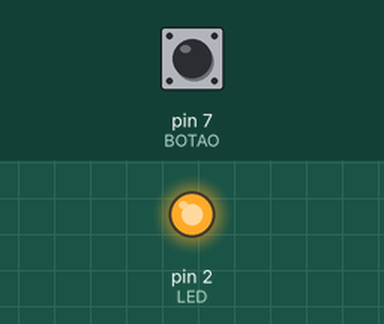
Recording of a sketch running on a simulated Arduino Uno, built with avr-gcc and run on an emulated ATmega328P. On the bench: output pins drawn as LEDs (lit = HIGH). The inputs (shaded band) are chosen by the test bench; at power-on: pin 7 (BOTAO) HIGH.

Above: at 0.8 s.
0.9 s: pin 7 (BOTAO) pulled LOW for 0.15 s
At 2.2 s:
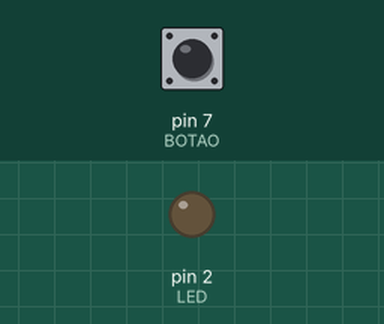
2.5 s: pin 7 (BOTAO) pulled LOW for 1 s
At 4.6 s:
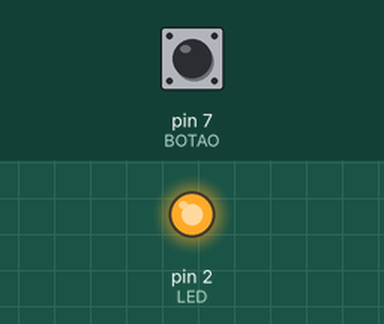
5.0 s: pin 7 (BOTAO) pulled LOW for 3.2 s
At 9.4 s:
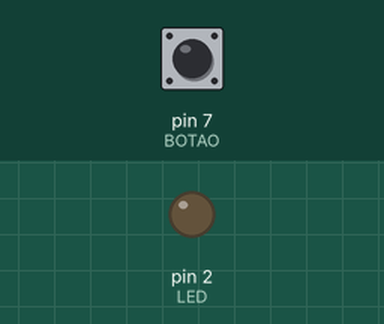
Timing chart, 0 to 10.9 s (numbered marks = the images above; inputs shaded):
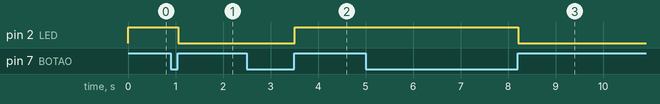

Measured:
- after the input at 0.9 s, pin 2 (LED): HIGH → LOW after 0.16 s
- after the input at 2.5 s, pin 2 (LED): LOW → HIGH after 1.0 s
- after the input at 5.0 s, pin 2 (LED): HIGH → LOW after 3.2 s

The sketch:

C.ino
```cpp
//================================================================================= //
//    LIGANDO E DESLIGANDO UM LED QUANDO UM BOTÃO É PRESSIONADO
//
//================================================================================= //
#define F_CPU 16000000UL /*define a frequência do microcontrolador 16MHz (necessário
 para usar as rotinas de atraso)*/
#include <avr/io.h>       //definições do componente especificado
#include <util/delay.h> //bibliot. para as rotinas de _delay_ms() e delay_us()

//Definições de macros - para o trabalho com os bits de uma variável
#define set_bit(Y,bit_x)(Y|=(1<<bit_x)) //ativa o bit x da variável Y (coloca em 1)
#define clr_bit(Y,bit_x)(Y&=~(1<<bit_x)) //limpa o bit x da variável Y (coloca em 0)
#define cpl_bit(Y,bit_x)(Y^=(1<<bit_x)) //troca o estado do bit x da variável Y
#define tst_bit(Y,bit_x)(Y&(1<<bit_x))   //testa o bit x da variável Y (retorna 0 ou 1)

#define LED   PD2   //LED é o substituto de PD2 na programação
#define BOTAO PD7   //BOTAO é o substituto de PD7 na programação
//------------------------------------------------------------------------------------
int main()
{
 DDRD = 0b00000100; //configura o PORTD, PD2 saída, os demais pinos entradas
 PORTD= 0b11111111; /*habilita o pull-up para o botão e apaga o LED (todas as
entradas com pull-ups habilitados)*/
 while(1) //laço infinito
 {
  if(!tst_bit(PIND,BOTAO))//se o botão for pressionado executa o if
  {
   while(!tst_bit(PIND,BOTAO)); //fica preso até soltar o botão

   _delay_ms(10); //atraso de 10 ms para eliminar o ruído do botão

   if(tst_bit(PORTD,LED)) //se o LED estiver apagado, liga o LED
    clr_bit(PORTD,LED);
   else     //se não apaga o LED
    set_bit(PORTD,LED);

   //o comando cpl_bit(PORTD,LED) pode substituir este laço if-else

  }//if do botão pressionado

 }//laço infinito
}
```
